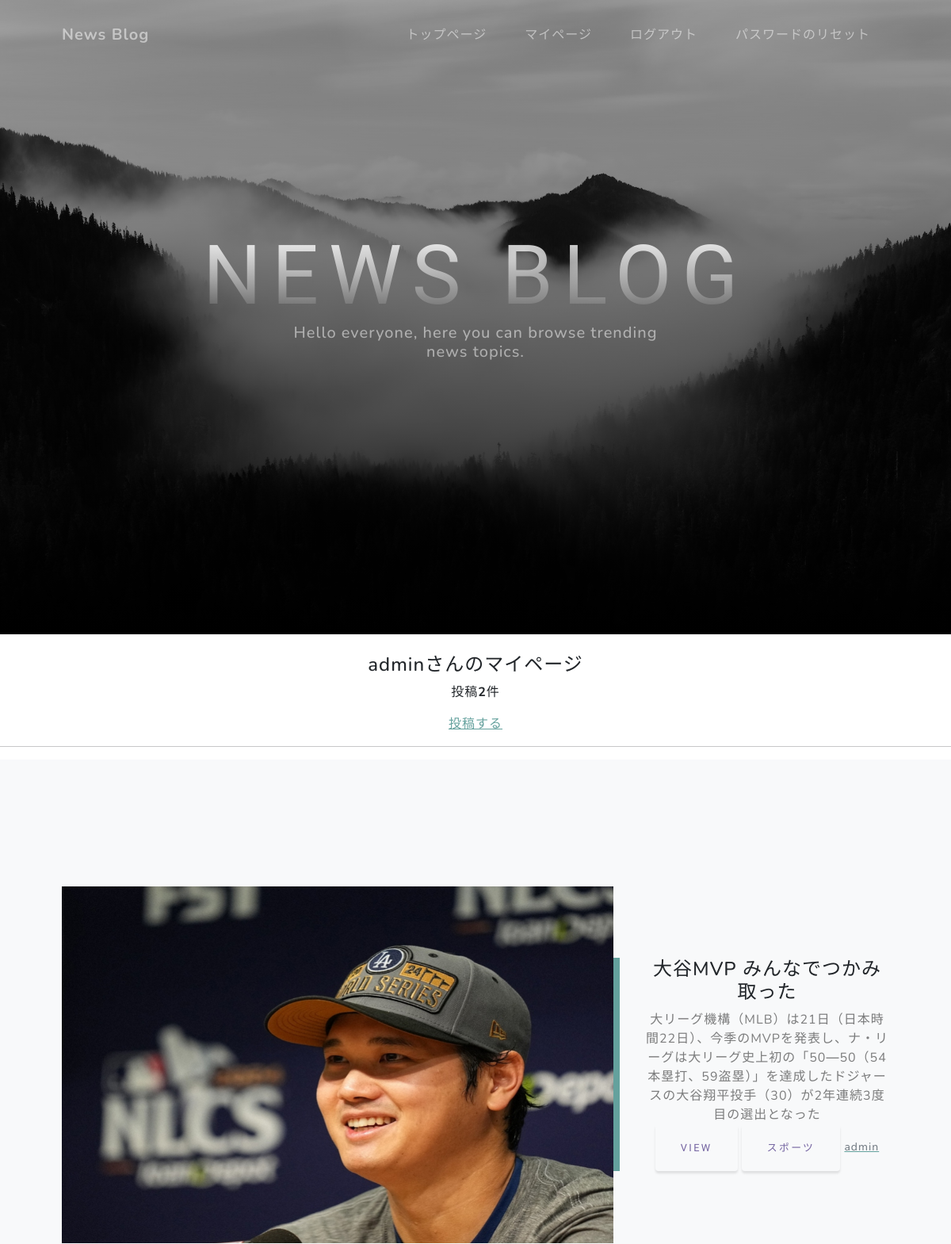
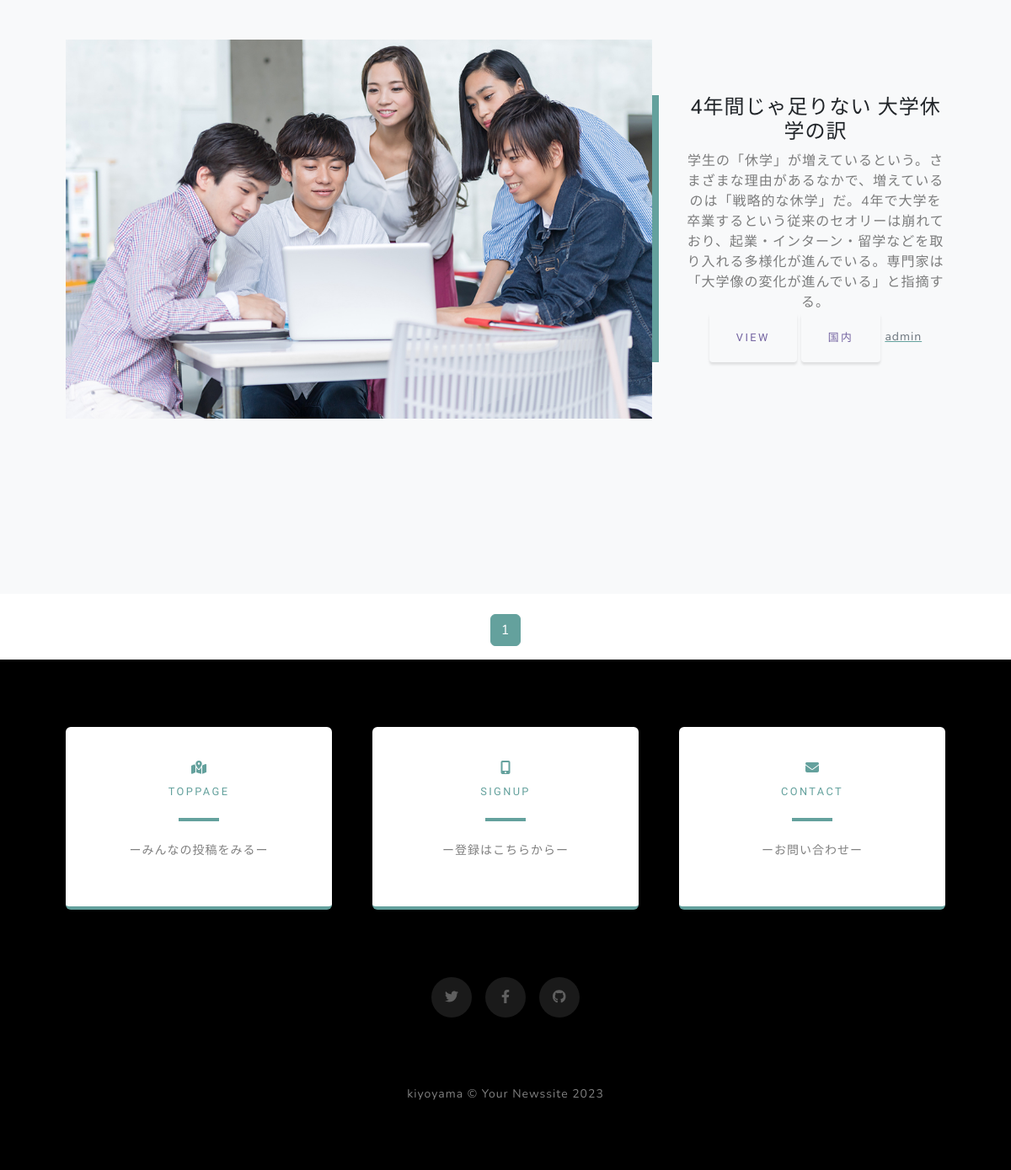
Screenshot of /mypage/ (signed in) with the database file from the repository (2 pictures, top to bottom).
### accounts/models.py (models this page shows)
class CustomUser(AbstractUser):
    pass

### article/models.py (models this page shows, shortened)
class ArticlePost(models.Model):
    user = models.ForeignKey(
        CustomUser,
        verbose_name='ユーザー',
        on_delete=models.CASCADE
        )
    category = models.ForeignKey(
        Category,
        verbose_name='カテゴリ',
        on_delete=models.PROTECT
    )
    title = models.CharField(
        verbose_name='タイトル',
        max_length=200
    )
    content = models.TextField(
        verbose_name='記事内容'
    )
    image = models.ImageField(
        verbose_name= 'イメージ',
        upload_to = 'photos'
    )
    posted_at = models.DateTimeField(
        verbose_name='投稿日時',
        auto_now_add = True
    )

class Category(models.Model):
    title = models.CharField(verbose_name = 'カテゴリ',max_length = 20,null=True,blank=True)

### article/views.py (the view)
# urls.py: path('mypage/', views.MypageView.as_view(), name = 'mypage'),
class MypageView(ListView):
    template_name = 'mypage.html'
    paginate_by = 3
    def get_queryset(self):
        queryset = ArticlePost.objects.filter(
            user=self.request.user).order_by('-posted_at')
        return queryset

### article/templates/mypage.html (shortened to what this page needs)
{% extends 'base.html' %}
      {% block contents %}
      {% if user.is_authenticated %}
        <br>
        <div style="text-align:center">
          <h4>{{user.username}}さんのマイページ</h4>
          {% if object_list.count == 0 %}
            <p>{{user.username}}さんの投稿はありません</p>
          {% else %}
            <p>投稿<strong>{{object_list.count}}</strong>件</p>
          {% endif %}
          <a href="{% url 'article:post' %}">投稿する</a>
        </div>
        <hr>
      {% endif %}
      {% include "article_list.html" %}
      <br>
      {% include "pagination.html" %}
      {% endblock %}

### article/templates/base.html (shortened to what this page needs)
{% load static %}
<!DOCTYPE html>
<html lang="ja">
    <head>
        <link href="{% static "css/styles.css" %}" rel="stylesheet" />
    </head>
    <body id="page-top">
        <nav class="navbar navbar-expand-lg navbar-light fixed-top" id="mainNav">
            <div class="container px-4 px-lg-5">
                <a class="navbar-brand" href="{% url "article:index" %}">News Blog</a>
                <div class="collapse navbar-collapse" id="navbarResponsive">
                    <ul class="navbar-nav ms-auto">
                        {% if user.is_authenticated %}
                        <li class="nav-item"><a class="nav-link" href="{% url "article:index" %}">トップページ</a></li>
                        <li class="nav-item"><a class="nav-link" href="{% url "article:mypage" %}">マイページ</a></li>
                        <li class="nav-item"><a class="nav-link" href="{% url "accounts:logout" %}">ログアウト</a></li>
                        <li class="nav-item"><a class="nav-link" href="{% url "password_reset" %}">パスワードのリセット</a></li>
                        {% else %}
                        <li class="nav-item"><a class="nav-link" href="{% url "article:index" %}">トップページ</a></li>
                        <li class="nav-item"><a class="nav-link" href="{% url "accounts:signup" %}">サインアップ</a></li>
                        <li class="nav-item"><a class="nav-link" href="{% url "accounts:login" %}">ログイン</a></li>
                        {% endif %}
                    </ul>
                </div>
            </div>
        </nav>
        <header class="masthead">
            <div class="container px-4 px-lg-5 d-flex h-100 align-items-center justify-content-center">
                <div class="d-flex justify-content-center">
                    <div class="text-center">
                        <h1 class="mx-auto my-0 text-uppercase">NEWS BLOG</h1>
                        <h2 class="text-white-50 mx-auto mt-2 mb-5">Hello everyone, here you can browse trending news topics.</h2>
                    </div>
                </div>
            </div>
        </header>
        <main>
        {% block contents %}
        {% endblock contents %}
        </main>
        <section class="contact-section bg-black">
            <div class="container px-4 px-lg-5">
                <div class="row gx-4 gx-lg-5">
                    <div class="col-md-4 mb-3 mb-md-0">
                        <a href="{% url "article:index" %}" class="text-decoration-none">
                            <div class="card py-4 h-100">
                                <div class="card-body text-center">
                                    <i class="fas fa-map-marked-alt text-primary mb-2"></i>
                                    <h4 class="text-uppercase m-0">Toppage</h4>
                                    <hr class="my-4 mx-auto" />
                                    <div class="small text-black-50">ーみんなの投稿をみるー</div>
                                </div>
                            </div>
                        </a>
                    </div>
                    <div class="col-md-4 mb-3 mb-md-0">
                        <a href="{% url "accounts:signup" %}" class="text-decoration-none">
                            <div class="card py-4 h-100">
                                <div class="card-body text-center">
                                    <i class="fas fa-mobile-alt text-primary mb-2"></i>
                                    <h4 class="text-uppercase m-0">Signup</h4>
                                    <hr class="my-4 mx-auto" />
                                    <div class="small text-black-50"><p>ー登録はこちらからー</div>
                                </div>
                            </div>
                        </a>
                    </div>
                    <div class="col-md-4 mb-3 mb-md-0">
                        <a href="{% url "article:contact" %}" class="text-decoration-none">
                            <div class="card py-4 h-100">
                                <div class="card-body text-center">
                                    <i class="fas fa-envelope text-primary mb-2"></i>
                                    <h4 class="text-uppercase m-0">Contact</h4>
                                    <hr class="my-4 mx-auto" />
                                    <div class="small text-black-50">ーお問い合わせー</div>
                                </div>
                            </div>
                        </a>
                    </div>
                </div>
                <div class="social d-flex justify-content-center">
                    <a class="mx-2" href="#!"><i class="fab fa-twitter"></i></a>
                    <a class="mx-2" href="#!"><i class="fab fa-facebook-f"></i></a>
                    <a class="mx-2" href="#!"><i class="fab fa-github"></i></a>
                </div>
            </div>
        </section>
        <footer class="footer bg-black small text-center text-white-50"><div class="container px-4 px-lg-5">kiyoyama &copy; Your Newssite 2023</div></footer>
    </body>
</html>

### article/templates/article_list.html (shortened to what this page needs)
<section class="projects-section bg-light" id="projects">
    <div class="container px-4 px-lg-5">
        {% for record in object_list %}
        <div class="row gx-0 mb-4 mb-lg-5 align-items-center">
            <div class="col-xl-8 col-lg-7">
                <img src="{{ record.image.url }}"
                    class="bd-placeholder-img card-img-top"
                    width="100%" height="450"
                    xmlns="http://www.w3.org/2000/svg"
                    role="img" aria-label="Placeholder: Thumbnail"
                    preserveAspectRatio="xMidYMid slice"
                    focusable="false">
            </div>
            <div class="col-xl-4 col-lg-5">
                <div class="featured-text text-center text-lg-left">
                    <h4>{{ record.title }}</h4>
                    <p class="text-black-50 mb-0">{{ record.content }}</p>
                    <button type="button"
                        class="btn btn-sm btn-outline-secondary"
                        onclick="location.href='{% url "article:article_detail" record.pk %}'">
                        View</button>
                    <button type="button"
                        class="btn btn-sm btn-outline-secondary"
                        onclick="location.href='{% url "article:article_cat" category=record.category.id %}'">
                        {{record.category.title}}</button>
                    <a href = "{% url "article:user_list" user=record.user.id %}">
                        <small class = "text-muted">
                        {{ record.user.username }}</small>
                    </a>
                </div>
            </div>
        </div>
        {% endfor %}
    </div>
</section>

### article/templates/pagination.html (shortened to what this page needs)
<ul class="pagination"
    style="justify-content:center">
    {% for num in page_obj.paginator.page_range %}
        {% if page_obj.number == num %}
        <li class="page-item active">
            <span class="page-link">{{ num }}</span>
        </li>
        {% endif %}
    {% endfor %}
</ul>

### rows the page displays
CustomUser: username "admin"
ArticlePost: image (picture), title "大谷MVP みんなでつかみ取った", content "大リーグ機構（MLB）は21日（日本時間22日）、今季のMVPを発表し、ナ・リーグは大リーグ史上初の「50―50（54本塁打、59盗塁）」を達成したドジャースの大谷翔平投手（30）が2年連続3度目の選出となった", category "スポーツ", user.username "admin"
ArticlePost: image (picture), title "4年間じゃ足りない 大学休学の訳", content "学生の「休学」が増えているという。さまざまな理由があるなかで、増えているのは「戦略的な休学」だ。4年で大学を卒業するという従来のセオリーは崩れており、起業・インターン・留学などを取り入れる多様化が進んでいる。専門家は「大学像の変化が進んでいる」と指摘する。", category "国内", user.username "admin"

### other values shown
{{ object_list.count }} "2"
{{ num }} "1"
